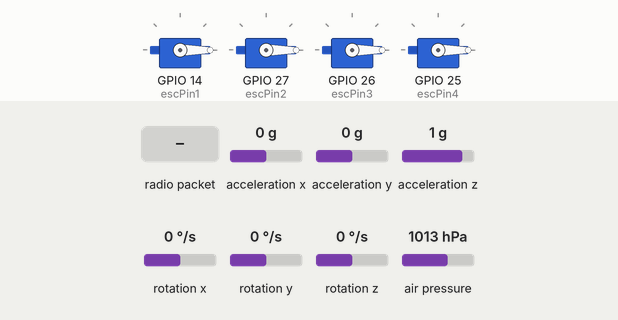
Bench run of a sketch on a simulated ESP32. Parts: 4 × servo. Wiring (inferred from the names in the program): MPU-9250 motion sensor at I2C address 0x69. Inputs (shaded band) come from the test bench; at power-on: acceleration x 0 g, acceleration y 0 g, acceleration z 1 g, rotation x 0 °/s, rotation y 0 °/s, rotation z 0 °/s, air pressure 1013 hPa. No radio packets arrive unless stated; what the sketch prints to the serial monitor is not drawn.

Above: at 8.6 s.
8.7 s: radio packet "1" arrives
At 9.2 s:
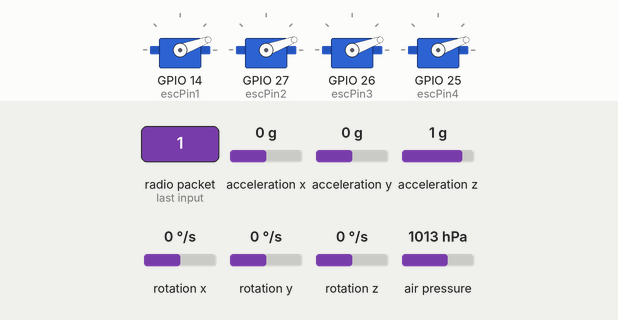
11.2 s: radio packet "2" arrives
At 12.6 s:
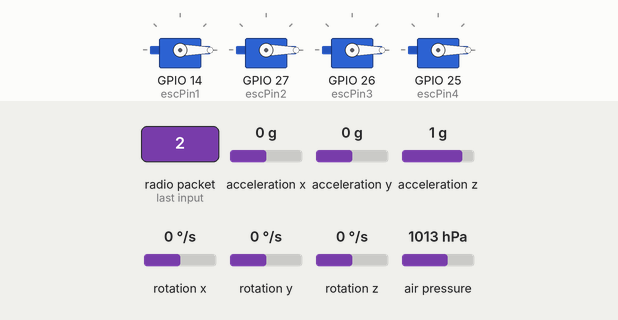
Timing chart, 0 to 14.2 s (numbered marks = the images above; inputs shaded):
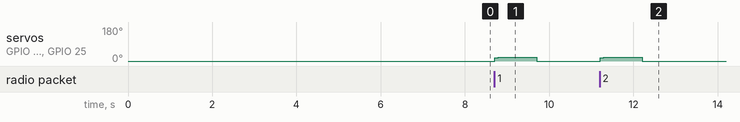

The sketch:

drone_fc.ino
```cpp
/*
  VTOL / Quad Flight Controller - classic ESP32 (RECEIVER)
  4-axis radio control + MPU6050 PID stabilization.

  Stabilization:
    - MPU6050 accel + gyro fused with a complementary filter -> clean roll/pitch.
    - Roll & pitch use ANGLE-mode PID (stick = lean angle, IMU holds it level).
    - Yaw uses RATE-mode PID (stick = turn speed).
    - Gyro bias + mounting tilt are auto-calibrated at boot (keep it still/level).
    - D-term on the gyro rate (no derivative kick); integral anti-windup + reset.
    - Correct quad-X mixing (the old code mixed pitch/yaw wrong).
    - Missing IMU -> falls back to manual stick passthrough so it still flies.
    - Signal-loss failsafe drops the motors to off and dumps the integrators.

  Motors (X layout):  esc1 = Left Front, esc2 = Left Rear,
                      esc3 = Right Front, esc4 = Right Rear

  Throttle (hover): direct proportional + smoothed. Hold the stick at the hover
  point and the drone holds that thrust while the PID keeps it level -> it hovers.
  (No barometer, so this holds THRUST, not a fixed altitude; trim the throttle by
  hand as the battery sags.)

  Mounting the IMU: flat & parallel to the frame, CHIP-SIDE UP (az ~ +16384 when
  level), X axis pointing to the FRONT, near the CG, on a little foam to damp
  motor vibration. Boot prints an orientation check - heed its warnings.

  >> TUNE PID gains pidRoll/pidPitch/pidYaw below. Always test with props OFF. <<
*/

#include <Wire.h>
#include <MPU6050.h>
#include <Adafruit_BMP280.h>
#include <SPI.h>
#include <nRF24L01.h>
#include <RF24.h>
#include <ESP32Servo.h>
#include <math.h>

// ---------------- nRF24 ----------------
RF24 radio(4, 5);                  // CE=GPIO4, CSN=GPIO5
const byte address[6] = "00001";

struct __attribute__((packed)) DataPacket {
  uint16_t throttle;               // 0..1023 (throttle stick)
  int16_t  yaw;                    // -512..511 (centered)
  int16_t  pitch;                  // -512..511 (centered)
  int16_t  roll;                   // -512..511 (centered)
  uint8_t  hold;                   // 1 = altitude-hold switch pressed (throttle-stick button)
};
DataPacket receivedData;

unsigned long lastPacketMs = 0;
const unsigned long FAILSAFE_MS = 1000;

// ---------------- MPU6050 ----------------
MPU6050 mpu;
int16_t ax, ay, az, gx, gy, gz;       // raw accel + gyro
float roll = 0, pitch = 0;            // fused angles (deg) from the complementary filter
float rollRate = 0, pitchRate = 0, yawRate = 0;   // gyro rates (deg/s)
bool mpuOk = false;

// MPU6050 scale factors (default ranges): accel +/-2g, gyro +/-250 deg/s
const float ACC_LSB_PER_G   = 16384.0;
const float GYRO_LSB_PER_DPS = 131.0;

// Gyro zero-rate bias captured at boot, and the resting (mount) angle trim.
float gxBias = 0, gyBias = 0, gzBias = 0;
float rollTrim = 0, pitchTrim = 0;

// Complementary-filter weight (how much we trust the gyro vs the accel).
const float COMP_ALPHA = 0.98;
unsigned long lastLoopUs = 0;          // for the real dt used by the filter + PID

// ---------------- BMP280 barometer (optional, for altitude hold) ----------------
// Shares the I2C bus with the MPU6050. Tie SDO->GND for address 0x76 (or VCC=0x77),
// and CSB->3.3V so it stays in I2C mode. If it isn't found, altitude hold is just
// disabled and everything else flies normally.
Adafruit_BMP280 bmp;                   // I2C
bool  bmpOk = false;
float altRaw = 0, altFilt = 0, altVel = 0;     // metres, filtered metres, m/s
const float SEA_LEVEL_HPA = 1013.25;           // only relative altitude matters here
unsigned long lastBaroUs = 0;

// Altitude-hold state (engaged by the switch on the throttle stick).
bool  holdActive = false;
float targetAlt = 0;                   // metres we are trying to hold
float holdBase  = 0;                   // hover thrust (us) captured at engage
int   holdThrCmd = 0;                  // throttle stick value captured at engage
int   lastBaseThrottle = 1000;         // previous loop's base (for a smooth handback)
float iAlt = 0;                        // altitude integral
const float ALT_CLIMB_RATE  = 1.0;     // m/s of target change at full stick push
const float ALT_I_LIMIT     = 120.0;   // us
const float ALT_CORR_LIMIT  = 180.0;   // max |throttle trim| from baro (us)

// ---------------- ESCs ----------------
Servo esc1, esc2, esc3, esc4;
const int escPin1 = 14;            // Left Front
const int escPin2 = 27;            // Left Rear
const int escPin3 = 26;            // Right Front
const int escPin4 = 25;            // Right Rear

// ---------------- Limits ----------------
const int minThrottle = 1100;
const int maxThrottle = 1800;

// Live commands from the radio
int throttleCmd = 0;                 // 0..1023 (throttle stick)
int yawCmd = 0, pitchCmd = 0, rollCmd = 0;   // -512..511 (centered sticks)
uint8_t holdCmd = 0;                          // 1 = altitude-hold requested (TX switch)

// ---------------- Stabilization: PID (TUNE THESE) ----------------
// Roll & pitch run in ANGLE mode (stick = desired lean angle, the IMU holds it).
// Yaw runs in RATE mode (stick = desired rotation speed). Outputs are in ESC
// microseconds. Start gentle; raise kp until it holds firmly, add kd to stop
// the wobble, then a little ki to kill slow drift.
struct PID { float kp, ki, kd; };
PID pidRoll  = { 4.0, 2.0, 0.8 };
PID pidPitch = { 4.0, 2.0, 0.8 };
PID pidYaw   = { 3.0, 0.0, 0.0 };     // yaw rate hold (P-only is usually enough)

float iRoll = 0, iPitch = 0, iYaw = 0;   // integral accumulators (anti-windup clamped)
const float I_LIMIT = 150.0;             // max |integral| contribution (us)

// Altitude-hold PID (baro). Output is a throttle trim in microseconds around the
// captured hover point. Baro is noisy so keep these soft; tune kp first.
PID pidAlt = { 60.0, 25.0, 35.0 };       // kp:us/m  ki:us/(m*s)  kd:us/(m/s)

const float MAX_ANGLE    = 30.0;      // deg of lean at full roll/pitch stick
const float MAX_YAW_RATE = 150.0;     // deg/s at full yaw stick
const int   CORR_LIMIT   = 400;       // max us correction per axis

// Manual fallback gain used only if the MPU is missing (direct stick -> motors).
const float kManual = 0.40;
const float kYaw    = 0.40;

// ---------------- Throttle (direct proportional, smoothed) ----------------
// Stick position maps straight to motor thrust, so the drone HOLDS whatever
// thrust you set: raise the stick to the hover point and leave it there, and the
// PID keeps it level -> it hovers. (No barometer, so this holds THRUST, not a
// fixed altitude; nudge the throttle as the battery sags.)
const int   THR_MIN_ON        = 30;     // stick below this (~3%) = motors fully off
const float THR_SLEW_US_PER_S = 1200;   // max thrust ramp -> smooth, no surge
float baseSmooth = 1000;                // smoothed motor base (1000 = off)

// Calibrate the IMU at power-up: average the gyro to find its zero-rate bias and
// the accelerometer to find the resting (mounting) tilt. Keep the drone STILL and
// LEVEL during this. Skipped gracefully if the MPU isn't detected.
void autoCalibrate() {
  if (!mpuOk) { Serial.println("Auto-calibrate skipped (MPU not detected)."); return; }
  Serial.println("Calibrating IMU - keep the drone still & level...");

  const int N = 600;
  double sgx = 0, sgy = 0, sgz = 0;     // gyro sums (for bias)
  double sr = 0, sp = 0;                // accel-angle sums (for level trim)
  double sax = 0, say = 0, saz = 0;     // accel sums (for orientation check)
  for (int i = 0; i < N; i++) {
    mpu.getMotion6(&ax, &ay, &az, &gx, &gy, &gz);
    sgx += gx; sgy += gy; sgz += gz;
    sax += ax; say += ay; saz += az;
    sr += atan2((float)ay, (float)az) * 180.0 / PI;
    sp += atan2(-(float)ax, sqrt((float)ay * ay + (float)az * az)) * 180.0 / PI;
    delay(2);
  }
  gxBias = sgx / N; gyBias = sgy / N; gzBias = sgz / N;
  rollTrim  = sr / N;
  pitchTrim = sp / N;

  // Seed the fused angles so they start at "level" instead of drifting in.
  roll = 0; pitch = 0;
  lastLoopUs = micros();

  Serial.printf("Gyro bias: gx=%.1f gy=%.1f gz=%.1f | Level trim: roll0=%.1f pitch0=%.1f\n",
    gxBias, gyBias, gzBias, rollTrim, pitchTrim);

  // --- Orientation sanity check: when level, gravity must sit on +Z (az large &
  // positive). Catches an upside-down or sideways mount BEFORE you take off. ---
  double mAx = sax / N, mAy = say / N, mAz = saz / N;
  if (mAz < 0)
    Serial.println("WARNING: MPU UPSIDE DOWN (az<0) -> roll/pitch inverted = FLIP RISK. "
                   "Mount it chip-side UP.");
  else if (fabs(mAx) > fabs(mAz) || fabs(mAy) > fabs(mAz))
    Serial.println("WARNING: MPU not flat (a side axis sees gravity) -> mount it parallel "
                   "to the frame.");
  else
    Serial.println("Orientation OK: gravity on +Z (flat, right-side up).");
}

void setup() {
  Serial.begin(115200);

  Wire.begin();
  Wire.setClock(400000);
  Wire.setTimeOut(10);             // a dead IMU must not stall the loop

  // --- I2C bus scan: tells us exactly what (if anything) is wired up ---
  Serial.println("Scanning I2C bus...");
  uint8_t mpuAddr = 0;
  int found = 0;
  for (uint8_t a = 1; a < 127; a++) {
    Wire.beginTransmission(a);
    if (Wire.endTransmission() == 0) {
      found++;
      Serial.printf("  found I2C device @ 0x%02X\n", a);
      if (a == 0x68 || a == 0x69) mpuAddr = a;   // MPU6050 lives at 0x68 (AD0=GND) or 0x69 (AD0=VCC)
    }
  }
  if (found == 0)
    Serial.println("  no I2C devices! -> check SDA=21, SCL=22 (not swapped), VCC=3.3V, GND, pull-ups");

  // --- MPU init at the detected address (fall back to 0x68) ---
  if (mpuAddr == 0) mpuAddr = 0x68;

  // Read raw WHO_AM_I (reg 0x75) BEFORE init so we know what chip this is.
  // Many "MPU6050" modules are actually MPU6500/MPU9250 (WHO_AM_I 0x70/0x71).
  // They share the same accel/gyro data registers and scaling, so they work
  // fine for us even though the MPU6050 library's testConnection() rejects them.
  uint8_t whoami = 0xFF;
  Wire.beginTransmission(mpuAddr);
  Wire.write(0x75);
  if (Wire.endTransmission(false) == 0 && Wire.requestFrom((int)mpuAddr, 1) == 1)
    whoami = Wire.read();

  mpu = MPU6050(mpuAddr);
  mpu.initialize();
  // Force the chip out of sleep (PWR_MGMT_1=0x6B -> 0x00) in case a clone's
  // initialize() left the sleep bit set.
  Wire.beginTransmission(mpuAddr);
  Wire.write(0x6B);
  Wire.write(0x00);
  Wire.endTransmission();

  bool answered = (whoami != 0x00 && whoami != 0xFF);
  bool knownId   = (whoami == 0x68 || whoami == 0x70 || whoami == 0x71 ||
                    whoami == 0x73 || whoami == 0x75 || whoami == 0x98);
  mpuOk = mpu.testConnection() || (answered && knownId);

  const char* chip = "unknown";
  if (whoami == 0x68) chip = "MPU6050";
  else if (whoami == 0x70) chip = "MPU6500";
  else if (whoami == 0x71) chip = "MPU9250";
  else if (whoami == 0x73) chip = "MPU9255";
  else if (whoami == 0x98) chip = "MPU6886";
  Serial.printf("MPU @ 0x%02X  WHO_AM_I=0x%02X (%s)  -> %s\n",
                mpuAddr, whoami, chip, mpuOk ? "OK" : "FAILED");
  if (mpuOk) {
    int16_t tax, tay, taz, tgx, tgy, tgz;
    mpu.getMotion6(&tax, &tay, &taz, &tgx, &tgy, &tgz);
    Serial.printf("  sample ax=%d ay=%d az=%d gx=%d gy=%d gz=%d (az~16384 when level)\n",
                  tax, tay, taz, tgx, tgy, tgz);
  } else if (whoami == 0xFF) {
    Serial.println("  chip not answering -> wiring/power (SDA=21, SCL=22, 3.3V, GND, pull-ups)");
  } else {
    Serial.println("  unrecognized WHO_AM_I -> tell me this value so I can add support");
  }

  // --- BMP280 barometer (optional): shares the I2C bus; 0x76 (SDO->GND) or 0x77 ---
  bmpOk = bmp.begin(0x76) || bmp.begin(0x77);
  if (bmpOk) {
    bmp.setSampling(Adafruit_BMP280::MODE_NORMAL,
                    Adafruit_BMP280::SAMPLING_X2,    // temperature
                    Adafruit_BMP280::SAMPLING_X16,   // pressure (oversample for resolution)
                    Adafruit_BMP280::FILTER_X16,     // smooth out spikes
                    Adafruit_BMP280::STANDBY_MS_1);
    altRaw = altFilt = bmp.readAltitude(SEA_LEVEL_HPA);
    lastBaroUs = micros();
    Serial.printf("BMP280 OK -> altitude hold available (ref %.1f m)\n", altFilt);
  } else {
    Serial.println("BMP280 not found (0x76/0x77) -> altitude hold disabled (flies normally)");
  }

  esc1.attach(escPin1, 1000, 2000);
  esc2.attach(escPin2, 1000, 2000);
  esc3.attach(escPin3, 1000, 2000);
  esc4.attach(escPin4, 1000, 2000);
  esc1.writeMicroseconds(1000);
  esc2.writeMicroseconds(1000);
  esc3.writeMicroseconds(1000);
  esc4.writeMicroseconds(1000);
  delay(4000);                     // let the ESCs arm

  radio.begin();
  radio.setDataRate(RF24_250KBPS);
  radio.setChannel(76);
  radio.setPALevel(RF24_PA_MIN);
  radio.setPayloadSize(sizeof(DataPacket));   // fixed-size packets = deterministic link
  radio.openReadingPipe(0, address);
  radio.startListening();
  Serial.print("nRF24 chip connected (SPI ok?): ");
  Serial.println(radio.isChipConnected() ? "YES" : "NO  <-- check CE/CSN/SCK/MOSI/MISO + 3.3V");

  autoCalibrate();                   // gyro bias + level trim at power-up, no reset needed
  lastLoopUs = micros();             // start the PID/filter clock
  Serial.println("=== DRONE RECEIVER STARTED ===");
}

void loop() {
  // ===== RECEIVE 4 AXES =====
  if (radio.available()) {
    radio.read(&receivedData, sizeof(receivedData));
    throttleCmd = constrain((int)receivedData.throttle, 0, 1023);
    yawCmd   = receivedData.yaw;
    pitchCmd = receivedData.pitch;
    rollCmd  = receivedData.roll;
    holdCmd  = receivedData.hold;
    lastPacketMs = millis();
  }

  bool signalOk = (millis() - lastPacketMs) < FAILSAFE_MS;

  // ===== FAILSAFE: no link -> motors off and cut the sticks =====
  if (!signalOk) {
    throttleCmd = 0; yawCmd = pitchCmd = rollCmd = 0;
    holdCmd = 0; holdActive = false;      // drop altitude hold on signal loss
    baseSmooth = 1000;                    // cut thrust immediately (no ramp)
    iRoll = iPitch = iYaw = 0;            // dump PID integrals so it can't wind up
  }

  // ===== TIMING: real elapsed dt (shared by throttle smoothing, filter, PID) =====
  unsigned long nowUs = micros();
  float dt = (nowUs - lastLoopUs) * 1e-6f;
  lastLoopUs = nowUs;
  if (dt <= 0 || dt > 0.05f) dt = 0.005f;     // guard against a bad first / long step

  // ===== THROTTLE -> motor base (direct proportional, smoothed) =====
  // Stick position = thrust. Leave the stick at the hover point and the drone
  // holds that thrust while the PID keeps it level -> it hovers. The slew limit
  // eases big stick moves so it settles instead of surging.
  int targetBase;
  if (throttleCmd < THR_MIN_ON) targetBase = 1000;                       // off
  else targetBase = map(throttleCmd, THR_MIN_ON, 1023, minThrottle, maxThrottle);

  float maxStep = THR_SLEW_US_PER_S * dt;     // most the thrust may change this frame
  if      (targetBase > baseSmooth + maxStep) baseSmooth += maxStep;
  else if (targetBase < baseSmooth - maxStep) baseSmooth -= maxStep;
  else                                        baseSmooth  = targetBase;

  bool spunUp   = baseSmooth > minThrottle;   // manual thrust present?
  bool stickLow = throttleCmd < THR_MIN_ON;   // pilot is holding throttle down

  // ===== BAROMETER (read ~40 Hz) -> filtered altitude + climb rate =====
  if (bmpOk) {
    unsigned long bUs = micros();
    if (bUs - lastBaroUs >= 25000) {                 // 40 Hz
      float dtB = (bUs - lastBaroUs) * 1e-6f;
      lastBaroUs = bUs;
      float a = bmp.readAltitude(SEA_LEVEL_HPA);     // metres (we only use it relatively)
      if (!isnan(a)) {
        altRaw = a;
        float prev = altFilt;
        altFilt += 0.20f * (altRaw - altFilt);       // low-pass the noisy baro
        if (dtB > 0.001f && dtB < 0.5f)
          altVel += 0.25f * (((altFilt - prev) / dtB) - altVel);   // filtered climb rate
      }
    }
  }

  // ===== ALTITUDE HOLD: engage/disengage from the throttle-stick switch =====
  // Rising edge of the SW button captures the current height + hover thrust.
  static uint8_t prevHold = 0;
  bool canHold = bmpOk && signalOk && spunUp && !stickLow;
  if (holdCmd && !prevHold && canHold) {             // engage
    holdActive  = true;
    targetAlt   = altFilt;
    holdBase    = baseSmooth;
    holdThrCmd  = throttleCmd;
    iAlt        = 0;
  }
  if (holdActive && (!holdCmd || !signalOk || stickLow)) {   // release / lost / cut
    holdActive = false;
    if (signalOk && !stickLow) baseSmooth = (float)lastBaseThrottle;  // smooth handback
  }
  prevHold = holdCmd;

  // ===== FINAL motor base: altitude hold overrides the manual throttle =====
  int baseThrottle;
  if (holdActive) {
    // Push the throttle stick away from the engage point to climb/descend
    // (it slides the target altitude up or down at a gentle rate).
    int thrDelta = throttleCmd - holdThrCmd;
    if (thrDelta > 60 || thrDelta < -60)
      targetAlt += (thrDelta / 512.0f) * ALT_CLIMB_RATE * dt;

    float altErr = targetAlt - altFilt;
    iAlt = constrain(iAlt + pidAlt.ki * altErr * dt, -ALT_I_LIMIT, ALT_I_LIMIT);
    float altCorr = pidAlt.kp * altErr + iAlt - pidAlt.kd * altVel;   // D on climb rate
    altCorr = constrain(altCorr, -ALT_CORR_LIMIT, ALT_CORR_LIMIT);
    baseThrottle = (int)constrain(holdBase + altCorr, (float)minThrottle, (float)maxThrottle);
    baseSmooth = baseThrottle;                       // keep the manual smoother in sync
  } else {
    baseThrottle = (int)baseSmooth;
  }
  lastBaseThrottle = baseThrottle;
  bool flying = baseThrottle > minThrottle;          // only stabilize once spun up

  // ===== IMU: read accel + gyro, fuse into clean angles =====
  if (mpuOk) {
    mpu.getMotion6(&ax, &ay, &az, &gx, &gy, &gz);
    // Gyro -> deg/s (bias removed). gx=roll, gy=pitch, gz=yaw for a flat mount.
    rollRate  = (gx - gxBias) / GYRO_LSB_PER_DPS;
    pitchRate = (gy - gyBias) / GYRO_LSB_PER_DPS;
    yawRate   = (gz - gzBias) / GYRO_LSB_PER_DPS;
    // Accel -> absolute angles (deg), with the mounting trim removed.
    float rollAcc  = atan2((float)ay, (float)az) * 180.0 / PI - rollTrim;
    float pitchAcc = atan2(-(float)ax, sqrt((float)ay * ay + (float)az * az)) * 180.0 / PI - pitchTrim;
    // Complementary filter: gyro for fast/smooth, accel to stop long-term drift.
    roll  = COMP_ALPHA * (roll  + rollRate  * dt) + (1.0f - COMP_ALPHA) * rollAcc;
    pitch = COMP_ALPHA * (pitch + pitchRate * dt) + (1.0f - COMP_ALPHA) * pitchAcc;
  } else {
    roll = pitch = 0; rollRate = pitchRate = yawRate = 0;
  }

  // ===== PID STABILIZATION =====
  int rollCorr, pitchCorr, yawCorr;
  if (mpuOk) {
    // Sticks set the TARGET: angle for roll/pitch, rotation rate for yaw.
    float rollSet  = rollCmd  * (MAX_ANGLE / 512.0);
    float pitchSet = pitchCmd * (MAX_ANGLE / 512.0);
    float yawSet   = yawCmd   * (MAX_YAW_RATE / 512.0);

    float rollErr  = rollSet  - roll;
    float pitchErr = pitchSet - pitch;
    float yawErr   = yawSet   - yawRate;

    // Integrate only while flying (stops windup on the bench), with clamping.
    if (flying) {
      iRoll  = constrain(iRoll  + pidRoll.ki  * rollErr  * dt, -I_LIMIT, I_LIMIT);
      iPitch = constrain(iPitch + pidPitch.ki * pitchErr * dt, -I_LIMIT, I_LIMIT);
      iYaw   = constrain(iYaw   + pidYaw.ki   * yawErr   * dt, -I_LIMIT, I_LIMIT);
    } else {
      iRoll = iPitch = iYaw = 0;
    }

    // D uses the gyro rate directly (measurement derivative = no derivative kick).
    float rollOut  = pidRoll.kp  * rollErr  + iRoll  - pidRoll.kd  * rollRate;
    float pitchOut = pidPitch.kp * pitchErr + iPitch - pidPitch.kd * pitchRate;
    float yawOut   = pidYaw.kp   * yawErr   + iYaw;

    rollCorr  = constrain((int)rollOut,  -CORR_LIMIT, CORR_LIMIT);
    pitchCorr = constrain((int)pitchOut, -CORR_LIMIT, CORR_LIMIT);
    yawCorr   = constrain((int)yawOut,   -CORR_LIMIT, CORR_LIMIT);
  } else {
    // No IMU -> manual passthrough so it's still flyable (no auto-leveling).
    rollCorr  = constrain((int)(rollCmd  * kManual), -CORR_LIMIT, CORR_LIMIT);
    pitchCorr = constrain((int)(pitchCmd * kManual), -CORR_LIMIT, CORR_LIMIT);
    yawCorr   = constrain((int)(yawCmd   * kYaw),    -CORR_LIMIT, CORR_LIMIT);
  }

  // ===== MIX (quad-X). esc1=LeftFront esc2=LeftRear esc3=RightFront esc4=RightRear.
  // pitch: +front/-rear ; roll: +left/-right ; yaw: + on one diagonal (LF,RR).
  // If an axis fights you, flip that term's sign for ALL four motors (props OFF!).
  int motorLeftFront  = baseThrottle + pitchCorr + rollCorr + yawCorr;
  int motorLeftRear   = baseThrottle - pitchCorr + rollCorr - yawCorr;
  int motorRightFront = baseThrottle + pitchCorr - rollCorr - yawCorr;
  int motorRightRear  = baseThrottle - pitchCorr - rollCorr + yawCorr;

  // Throttle effectively off -> motors fully off (no idle creep).
  if (baseThrottle <= 1000) {
    motorLeftFront = motorLeftRear = motorRightFront = motorRightRear = 1000;
  } else {
    motorLeftFront  = constrain(motorLeftFront,  minThrottle, maxThrottle);
    motorLeftRear   = constrain(motorLeftRear,   minThrottle, maxThrottle);
    motorRightFront = constrain(motorRightFront, minThrottle, maxThrottle);
    motorRightRear  = constrain(motorRightRear,  minThrottle, maxThrottle);
  }

  // ===== ESC OUTPUT =====
  esc1.writeMicroseconds(motorLeftFront);
  esc2.writeMicroseconds(motorLeftRear);
  esc3.writeMicroseconds(motorRightFront);
  esc4.writeMicroseconds(motorRightRear);

  // ===== Auto-recover the radio if it goes silent (no reset needed) =====
  static unsigned long lastRadioKick = 0;
  if (!signalOk && millis() - lastRadioKick > 2000) {
    lastRadioKick = millis();
    radio.startListening();
  }

  // ===== STATUS (every 500 ms) =====
  static unsigned long dbg = 0;
  if (millis() - dbg > 500) {
    dbg = millis();
    Serial.printf("link:%d mpu:%d bmp:%d hold:%d alt:%.2f tgt:%.2f vz:%.2f base:%d | T:%d Y:%d P:%d R:%d | ang r=%.1f p=%.1f | M:%d/%d/%d/%d\n",
      signalOk, mpuOk, bmpOk, holdActive, altFilt, targetAlt, altVel, baseThrottle,
      throttleCmd, yawCmd, pitchCmd, rollCmd, roll, pitch,
      motorLeftFront, motorLeftRear, motorRightFront, motorRightRear);
  }

  delay(2);   // ~ fast loop; the PID uses the measured dt regardless
}
```

Measured:
- after the input at 8.7 s, servo on GPIO 14 (escPin1), servo on GPIO 27 (escPin2), servo on GPIO 26 (escPin3), servo on GPIO 25 (escPin4): 0° → 18° at once, → 20° 0.09 s later, → 0° 0.92 s later
- after the input at 11.2 s, servo on GPIO 14 (escPin1), servo on GPIO 27 (escPin2), servo on GPIO 26 (escPin3), servo on GPIO 25 (escPin4): 0° → 18° at once, → 21° 0.09 s later, → 0° 0.91 s later
